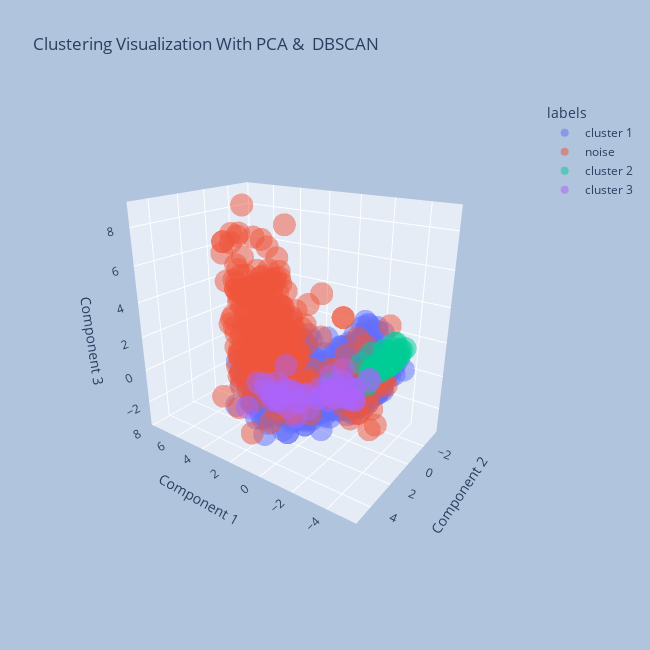

Notebook source saved alongside this figure:
### Code cell
fig = px.scatter_3d(df_reduced, x = 'Component 1', y = 'Component 2', z = 'Component 3', color = 'labels',opacity=0.5)
fig.update_layout(
    autosize=False,
    title = 'Clustering Visualization With PCA &  DBSCAN',
    width=650,
    height=650,
    margin=dict(
        l=50,
        r=50,
        b=100,
        t=100,
        pad=4
    ),
    paper_bgcolor="LightSteelBlue",
)
fig.show()

### Figure 1 — Plotly figure (JSON) as saved in the notebook; plotly's stock layout.template omitted (floating-point values rounded to 4 significant figures; data arrays with more than 128 entries replaced by an {"elided": "..."} marker saying what was removed)
{"data": [{"hovertemplate": "labels=cluster 1<br>Component 1=%{x}<br>Component 2=%{y}<br>Component 3=%{z}<extra></extra>", "legendgroup": "cluster 1", "marker": {"color": "#636efa", "opacity": 0.5, "symbol": "circle"}, "mode": "markers", "name": "cluster 1", "scene": "scene", "showlegend": true, "type": "scatter3d", "x": {"elided": "1820 float values"}, "y": {"elided": "1820 float values"}, "z": {"elided": "1820 float values"}}, {"hovertemplate": "labels=noise<br>Component 1=%{x}<br>Component 2=%{y}<br>Component 3=%{z}<extra></extra>", "legendgroup": "noise", "marker": {"color": "#EF553B", "opacity": 0.5, "symbol": "circle"}, "mode": "markers", "name": "noise", "scene": "scene", "showlegend": true, "type": "scatter3d", "x": {"elided": "318 float values"}, "y": {"elided": "318 float values"}, "z": {"elided": "318 float values"}}, {"hovertemplate": "labels=cluster 2<br>Component 1=%{x}<br>Component 2=%{y}<br>Component 3=%{z}<extra></extra>", "legendgroup": "cluster 2", "marker": {"color": "#00cc96", "opacity": 0.5, "symbol": "circle"}, "mode": "markers", "name": "cluster 2", "scene": "scene", "showlegend": true, "type": "scatter3d", "x": [-2.79, -3.048, -3.415, -2.431, -2.733, -2.636, -1.425, -2.697, -3.268, -2.512, -3.03, -2.679, -3.466, -3.062, -3.452, -3.296, -2.574, -3.236, -2.351, -2.632, -2.867, -3.01, -2.649, -2.85, -3.286, -3.038, -0.2116, -3.246, -3.505, -3.252, -2.351, -3.308, -3.048, -3.377, -2.589, -3.027, -2.574, -2.577, -2.821, -2.431, -2.986, -2.733, -2.837, -2.347, -3.062, -2.935, -3.441, -2.66, -2.698, -2.973, -2.668], "y": [-1.634, -2.372, -1.279, -1.838, -2.083, -1.562, -1.985, -0.6388, -1.751, -1.693, -2.646, -1.434, -2.365, -1.851, -3.147, -2.182, -1.982, -2.276, -1.376, -2.783, -2.999, -1.624, -0.3732, -1.894, -2.843, -1.877, -0.9225, -1.775, -2.426, -2.398, -1.376, -2.003, -2.372, -2.491, -0.8065, -2.876, -1.168, -0.9621, -1.302, -1.838, -2.178, -2.083, -1.841, -1.724, -1.851, -1.436, -2.781, -2.153, -2.306, -2.575, -0.6257], "z": [0.6112, 0.5758, 0.9692, 0.3356, 1.449, 0.4491, 0.3153, 0.3605, 0.8436, 0.6998, 1.096, 0.4963, 1.069, 0.9185, 1.347, 0.8452, 0.7263, 0.9778, 0.4266, 0.9936, 1.563, 0.5809, 0.02165, 0.9276, 1.346, 0.9058, -0.8901, 0.916, 1.28, 1.881, 0.4266, 1.724, 0.5758, 1.281, 1.709, 1.087, 0.4649, 0.4055, 0.4428, 0.3356, 0.9185, 1.449, 0.6417, 0.4754, 0.9185, 0.4973, 1.376, 0.9099, 0.6083, 1.001, 0.1131]}, {"hovertemplate": "labels=cluster 3<br>Component 1=%{x}<br>Component 2=%{y}<br>Component 3=%{z}<extra></extra>", "legendgroup": "cluster 3", "marker": {"color": "#ab63fa", "opacity": 0.5, "symbol": "circle"}, "mode": "markers", "name": "cluster 3", "scene": "scene", "showlegend": true, "type": "scatter3d", "x": [-1.77, 0.9475, 0.3155, 0.4006, -1.068, -1.316, -2.526, 0.2728, -0.3586, -0.6405, -1.487, -2.678, -1.165, 2.054, 0.8265, -1.125, -1.77, -0.3808, -1.971, 2.887, 2.641, -1.763, 2.887, -2.123, 2.803, -0.9309, -2.44, -2.21, -2.357, 3.257, 1.874, -2.119, -1.85, 0.4095, 1.105, 1.363, -1.571, -2.061, -2.076, -2.526, -0.3795, 1.363, 0.6222, 2.636, 2.345, -1.571, 1.413, 2.131, 0.09105, -1.467, -1.467], "y": [-0.1182, 0.2005, 2.69, 3.109, 1.865, -0.2554, 0.5652, 2.282, 0.3199, 2.723, 1.636, -0.6833, 0.5303, 1.793, 0.9484, 0.8742, -0.1182, 0.5793, -0.4291, 0.1291, 0.3359, 1.763, 0.1291, 0.2512, 1.997, 2.423, -1.114, 0.226, 1.15, 0.1381, 2.48, 1.794, 0.3531, 3.35, 1.496, 2.429, 1.536, 1.164, 1.743, 0.5652, 1.926, 4.556, 4.021, -0.1524, 0.0002299, 1.536, 0.3147, 0.6694, 2.135, 0.8093, 0.8093], "z": [-0.8108, -1.511, 0.1626, -0.04106, -0.2857, 0.6279, -0.4974, -0.06223, -1.072, -0.2182, 0.3022, 0.1556, -0.3685, -1.119, -1.52, -0.8401, -0.8108, -0.4634, -0.4615, -2.38, -2.46, 1.203, -2.38, -0.7123, -0.4994, -0.6473, 0.0004851, -0.1011, 0.5203, -2.222, -0.3965, 0.052, -0.6563, 0.822, -1.741, -0.9297, 0.03175, 0.7433, 0.1416, -0.4974, -0.2211, -0.3602, 0.9751, -1.788, -0.125, 0.03175, -1.5, -2.08, -1.651, 0.04528, 0.04528]}], "layout": {"autosize": false, "height": 650, "legend": {"title": {"text": "labels"}, "tracegroupgap": 0}, "margin": {"b": 100, "l": 50, "pad": 4, "r": 50, "t": 100}, "paper_bgcolor": "LightSteelBlue", "scene": {"aspectmode": "auto", "aspectratio": {"x": 1.171, "y": 0.7777, "z": 1.098}, "camera": {"center": {"x": 0, "y": 0, "z": 0}, "eye": {"x": -1.354, "y": 1.849, "z": 0.9302}, "projection": {"type": "perspective"}, "up": {"x": 0, "y": 0, "z": 1}}, "domain": {"x": [0, 1], "y": [0, 1]}, "xaxis": {"title": {"text": "Component 1"}, "type": "linear"}, "yaxis": {"title": {"text": "Component 2"}, "type": "linear"}, "zaxis": {"title": {"text": "Component 3"}, "type": "linear"}}, "title": {"text": "Clustering Visualization With PCA &  DBSCAN"}, "width": 650}}
